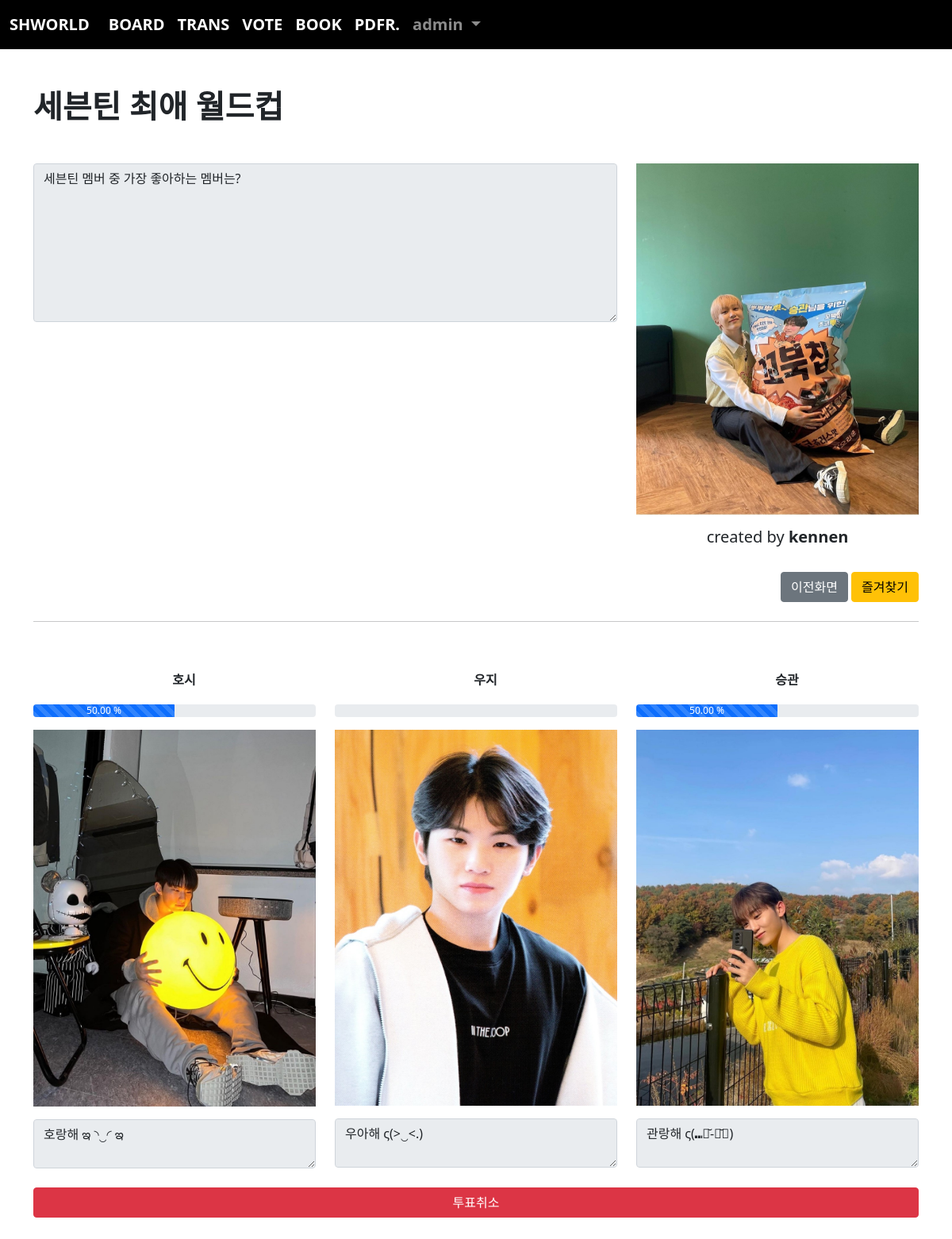
The page /vote/detail/7 (signed in) on the database its author committed.
### acc/models.py (models this page shows)
class User(AbstractUser):
    comment = models.TextField() # 자기소개
    point = models.IntegerField(default=0)
    pic = models.ImageField(upload_to="user/%y/%m")
    def getpic(self):
        if self.pic:
            return self.pic.url
        return "/media/noimage.jpeg"

### vote/models.py (models this page shows, shortened)
class Topic(models.Model):
    subject = models.CharField(max_length=100)
    maker = models.ForeignKey(User, on_delete=models.CASCADE, related_name='maker')
    content = models.TextField()
    voter = models.ManyToManyField(User, blank=True, related_name="voter")
    pubdate = models.DateTimeField()

class Sel(models.Model):
    topic = models.ForeignKey(Topic, on_delete=models.CASCADE)
    sname = models.CharField(max_length=100)
    spic = models.ImageField(upload_to="vote/%y/%m")
    scon = models.TextField()
    choicer = models.ManyToManyField(User, blank=True)

### vote/views.py (the view)
# urls.py: path('detail/<tpk>', views.detail, name='detail'),
def detail(request, tpk):
    t = Topic.objects.get(id=tpk)
    s = t.sel_set.all()
    context= {
        "t":t,
        "sset":s
    }
    return render(request, 'vote/detail.html', context)

### templates/vote/detail.html (shortened to what this page needs)
{% extends 'base.html' %}
{% block con %}
{% load mathfilters %}
    <div class="container mt-5 mb-5">
        <h1><b>{{ t.subject }}</b></h1>
        <div class="row mt-5">
            <div class="col-lg-8">
                <textarea class="form-control" style="height: 200px;" disabled>{{ t.content }}</textarea>
            </div>
            <div class="col-lg-4">
                <img src="{{ t.maker.getpic }}" style="width:100%">
                <div class="text-center mt-3">
                    <h5>created by <b>{{ t.maker }}</b></h5>
                </div>
            </div>
        </div>
        <div class="text-end mt-4 mb-4">
            <a href="{% url 'vote:index' %}"><button type="button" class="btn btn-secondary">이전화면</button></a>
            <button type="button" class="btn btn-warning" data-bs-toggle="modal" data-bs-target="#exampleModal">
                즐겨찾기
            </button>
        </div>
        <hr>
        {% if user in t.voter.all %}
            <div class="row">
                {% for i in sset %}
                    <div class="col-lg-4 mt-5">
                        <div class="form-check text-center mb-2">
                            <h6><b>{{ i.sname }}</b></h6>
                        </div>
                        <div class="progress mt-3 mb-3">
                            <div class="progress-bar progress-bar-striped progress-bar-animated" role="progressbar" aria-valuenow="75" aria-valuemin="0" aria-valuemax="100" style="width: {{ i.choicer.count | div:t.voter.count | mul:100 | floatformat:2 }}%">{{ i.choicer.count | div:t.voter.count | mul:100 | floatformat:2 }} %</div>
                        </div>
                        <img src="{{ i.spic.url }}" width="100%">
                        <textarea class="form-control mt-3" disabled>{{ i.scon }}</textarea>
                    </div>
                {% endfor %}
            </div>
            <div class="text-center mt-4 mb-5">
                <a class="btn btn-danger" href="{% url 'vote:cancel' t.id %}" style="width: 100%;">투표취소</a>
            </div>
        {% endif %}
    </div>
{% endblock %}

### templates/base.html (shortened to what this page needs)
<!doctype html>
<html lang="en">
    <head>
        <link href="https://cdn.jsdelivr.net/npm/bootstrap@5.1.3/dist/css/bootstrap.min.css" rel="stylesheet">
    </head>
    <body>
        {% if user.is_authenticated %}
        <nav class="navbar navbar-expand-lg navbar-dark" style="background-color: rgb(0, 0, 0); font-size: 20px; font-weight: bold;">
            <div class="container-fluid">
                <a class="navbar-brand" href="{% url 'acc:index' %}">SHWORLD</a>
                <div class="collapse navbar-collapse" id="navbarSupportedContent">
                    <ul class="navbar-nav me-auto mb-2 mb-lg-0">
                        <li class="nav-item">
                            <a class="nav-link active" aria-current="page" href="{% url 'board:index' %}">BOARD</a>
                        </li>
                        <li class="nav-item">
                            <a class="nav-link active" aria-current="page" href="{% url 'trans:index' %}">TRANS</a>
                        </li>
                        <li class="nav-item">
                            <a class="nav-link active" aria-current="page" href="{% url 'vote:index' %}">VOTE</a>
                        </li>
                        <li class="nav-item">
                            <a class="nav-link active" aria-current="page" href="{% url 'book:index' %}">BOOK</a>
                        </li>
                        <li class="nav-item">
                            <a class="nav-link active" aria-current="page" href="{% url 'pdfread:index' %}">PDFR.</a>
                        </li>
                        <li class="nav-item dropdown">
                            <a class="nav-link dropdown-toggle" href="#" id="navbarDropdown" role="button" data-bs-toggle="dropdown" aria-expanded="false">
                                {{ user }}
                            </a>
                        </li>
                    </ul>
                </div>
            </div>
        </nav>
        {% endif %}
        {% if user.is_authenticated %}
            {% block con %}{% endblock %}
        {% endif %}
    </body>
</html>

### rows shown on the page
User: username "admin"
Topic: subject "세븐틴 최애 월드컵", content "세븐틴 멤버 중 가장 좋아하는 멤버는?", maker.getpic (picture), maker "kennen"
Sel: sname "호시", choicer.count|div "50.00", spic (picture), scon "호랑해 ఇ ◝‿◜ ఇ"
Sel: sname "우지", spic (picture), scon "우아해 ς(>‿<.)"
Sel: sname "승관", choicer.count|div "50.00", spic (picture), scon "관랑해 ς(⑉･̆-･̆⑉)"
